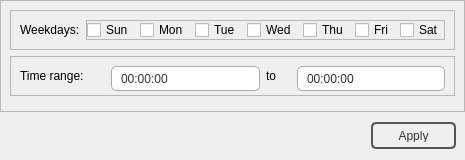
           <widget class="QWidget" name="schedule">
            <layout class="QVBoxLayout" name="verticalLayout_6">
             <property name="spacing">
              <number>0</number>
             </property>
             <property name="leftMargin">
              <number>0</number>
             </property>
             <property name="topMargin">
              <number>0</number>
             </property>
             <property name="rightMargin">
              <number>0</number>
             </property>
             <property name="bottomMargin">
              <number>0</number>
             </property>
             <item>
              <widget class="QFrame" name="frame_10">
               <property name="styleSheet">
                <string notr="true">QFrame #frame_7 {
background-color: rgb(255, 255, 255);
}

QLineEdit {
color: rgb(50, 50, 50);
padding-left:7px;
border-radius:5px;
border: 1px solid rgb(170, 170, 170);
background: qradialgradient(cx: 0.3, cy: -0.4,
fx: 0.3, fy: -0.4,
radius: 1.35, stop: 0 rgb(254, 254, 254), stop: 1 rgb(252, 252, 252));
}

QLineEdit:hover {
border-radius:5px;
border: 1px solid rgb(23, 120, 173);
background-color: rgb(255, 255, 255);
}

QLineEdit:pressed {
border-radius:5px;
border: 1px solid #777777;
}

QDateEdit {
color: rgb(50, 50, 50);
padding-left:7px;
border-radius:5px;
border: 1px solid rgb(170, 170, 170);
background: qradialgradient(cx: 0.3, cy: -0.4,
fx: 0.3, fy: -0.4,
radius: 1.35, stop: 0 rgb(254, 254, 254), stop: 1 rgb(252, 252, 252));
}

QDateEdit:hover {
border-radius:5px;
border: 1px solid rgb(23, 120, 173);
background-color: rgb(255, 255, 255);
}

QDateEdit:pressed {
border-radius:5px;
border: 1px solid #777777;
}

QDateEdit::down-button {
	subcontrol-origin: padding;
	subcontrol-position: bottom right;
	width: 25px;
 
	border-top-right-radius: 1px;
	border-bottom-right-radius: 1px;
}

QDateEdit::down-button:hover {
	background-color: rgb(227, 227, 227);
}


QDateEdit::down-arrow {
	image: url(:/images/scroll_down.png);
}

QDateEdit::up-button {
	subcontrol-origin: padding;
	subcontrol-position: top right;
	width: 25px;
 
	border-top-right-radius: 1px;
	border-bottom-right-radius: 1px;
}

QDateEdit::up-button:hover {
	background-color: rgb(227, 227, 227);
}

QDateEdit::up-arrow {
	image: url(:/images/scroll_up.png);
}

QPlainTextEdit {
color: rgb(50, 50, 50);
padding-left:7px;
border-radius:5px;
border: 1px solid rgb(170, 170, 170);
background: qradialgradient(cx: 0.3, cy: -0.4,
fx: 0.3, fy: -0.4,
radius: 1.35, stop: 0 rgb(254, 254, 254), stop: 1 rgb(252, 252, 252));
}

QPlainTextEdit:hover {
border-radius:5px;
border: 1px solid rgb(23, 120, 173);
background-color: rgb(255, 255, 255);
}

QPlainTextEdit:pressed {
border-radius:5px;
border: 1px solid #777777;
}

QTimeEdit {
color: rgb(50, 50, 50);
padding-left:7px;
border-radius:5px;
border: 1px solid rgb(170, 170, 170);
background: qradialgradient(cx: 0.3, cy: -0.4,
fx: 0.3, fy: -0.4,
radius: 1.35, stop: 0 rgb(254, 254, 254), stop: 1 rgb(252, 252, 252));
}

QTimeEdit:hover {
border-radius:5px;
border: 1px solid rgb(23, 120, 173);
background-color: rgb(255, 255, 255);
}

QTimeEdit:pressed {
border-radius:5px;
border: 1px solid #777777;
}

QTimeEdit::down-button {
	subcontrol-origin: padding;
	subcontrol-position: bottom right;
	width: 25px;
 
	border-top-right-radius: 1px;
	border-bottom-right-radius: 1px;
}

QTimeEdit::down-button:hover {
	background-color: rgb(227, 227, 227);
}


QTimeEdit::down-arrow {
	image: url(:/images/scroll_down.png);
}

QTimeEdit::up-button {
	subcontrol-origin: padding;
	subcontrol-position: top right;
	width: 25px;
 
	border-top-right-radius: 1px;
	border-bottom-right-radius: 1px;
}

QTimeEdit::up-button:hover {
	background-color: rgb(227, 227, 227);
}

QTimeEdit::up-arrow {
	image: url(:/images/scroll_up.png);
}</string>
               </property>
               <property name="frameShape">
                <enum>QFrame::StyledPanel</enum>
               </property>
               <property name="frameShadow">
                <enum>QFrame::Raised</enum>
               </property>
               <layout class="QVBoxLayout" name="verticalLayout_7">
                <item>
                 <widget class="QFrame" name="frame">
                  <property name="minimumSize">
                   <size>
                    <width>0</width>
                    <height>40</height>
                   </size>
                  </property>
                  <property name="maximumSize">
                   <size>
                    <width>16777215</width>
                    <height>40</height>
                   </size>
                  </property>
                  <property name="frameShape">
                   <enum>QFrame::StyledPanel</enum>
                  </property>
                  <property name="frameShadow">
                   <enum>QFrame::Raised</enum>
                  </property>
                  <layout class="QHBoxLayout" name="horizontalLayout_4">
                   <item>
                    <widget class="QLabel" name="label_3">
                     <property name="maximumSize">
                      <size>
                       <width>85</width>
                       <height>16777215</height>
                      </size>
                     </property>
                     <property name="text">
                      <string>Weekdays:</string>
                     </property>
                    </widget>
                   </item>
                   <item>
                    <widget class="QFrame" name="frame_12">
                     <property name="frameShape">
                      <enum>QFrame::StyledPanel</enum>
                     </property>
                     <property name="frameShadow">
                      <enum>QFrame::Raised</enum>
                     </property>
                     <layout class="QHBoxLayout" name="horizontalLayout_5">
                      <property name="leftMargin">
                       <number>0</number>
                      </property>
                      <property name="topMargin">
                       <number>0</number>
                      </property>
                      <property name="rightMargin">
                       <number>0</number>
                      </property>
                      <property name="bottomMargin">
                       <number>0</number>
                      </property>
                      <item>
                       <widget class="QCheckBox" name="checkBox">
                        <property name="maximumSize">
                         <size>
                          <width>50</width>
                          <height>16777215</height>
                         </size>
                        </property>
                        <property name="text">
                         <string>Sun</string>
                        </property>
                       </widget>
                      </item>
                      <item>
                       <widget class="QCheckBox" name="checkBox_2">
                        <property name="maximumSize">
                         <size>
                          <width>50</width>
                          <height>16777215</height>
                         </size>
                        </property>
                        <property name="text">
                         <string>Mon</string>
                        </property>
                       </widget>
                      </item>
                      <item>
                       <widget class="QCheckBox" name="checkBox_7">
                        <property name="maximumSize">
                         <size>
                          <width>50</width>
                          <height>16777215</height>
                         </size>
                        </property>
                        <property name="text">
                         <string>Tue</string>
                        </property>
                       </widget>
                      </item>
                      <item>
                       <widget class="QCheckBox" name="checkBox_3">
                        <property name="maximumSize">
                         <size>
                          <width>50</width>
                          <height>16777215</height>
                         </size>
                        </property>
                        <property name="text">
                         <string>Wed</string>
                        </property>
                       </widget>
                      </item>
                      <item>
                       <widget class="QCheckBox" name="checkBox_4">
                        <property name="maximumSize">
                         <size>
                          <width>50</width>
                          <height>16777215</height>
                         </size>
                        </property>
                        <property name="text">
                         <string>Thu</string>
                        </property>
                       </widget>
                      </item>
                      <item>
                       <widget class="QCheckBox" name="checkBox_5">
                        <property name="maximumSize">
                         <size>
                          <width>50</width>
                          <height>16777215</height>
                         </size>
                        </property>
                        <property name="text">
                         <string>Fri</string>
                        </property>
                       </widget>
                      </item>
                      <item>
                       <widget class="QCheckBox" name="checkBox_6">
                        <property name="text">
                         <string>Sat</string>
                        </property>
                       </widget>
                      </item>
                     </layout>
                    </widget>
                   </item>
                  </layout>
                 </widget>
                </item>
                <item>
                 <widget class="QFrame" name="frame_14">
                  <property name="maximumSize">
                   <size>
                    <width>16777215</width>
                    <height>40</height>
                   </size>
                  </property>
                  <property name="frameShape">
                   <enum>QFrame::StyledPanel</enum>
                  </property>
                  <property name="frameShadow">
                   <enum>QFrame::Raised</enum>
                  </property>
                  <layout class="QHBoxLayout" name="horizontalLayout_6">
                   <item>
                    <widget class="QLabel" name="label_4">
                     <property name="maximumSize">
                      <size>
                       <width>85</width>
                       <height>16777215</height>
                      </size>
                     </property>
                     <property name="text">
                      <string>Time range:</string>
                     </property>
                    </widget>
                   </item>
                   <item>
                    <widget class="QTimeEdit" name="timeEdit">
                     <property name="minimumSize">
                      <size>
                       <width>0</width>
                       <height>25</height>
                      </size>
                     </property>
                    </widget>
                   </item>
                   <item>
                    <widget class="QLabel" name="label_5">
                     <property name="maximumSize">
                      <size>
                       <width>25</width>
                       <height>16777215</height>
                      </size>
                     </property>
                     <property name="text">
                      <string>to</string>
                     </property>
                    </widget>
                   </item>
                   <item>
                    <widget class="QTimeEdit" name="timeEdit_2">
                     <property name="minimumSize">
                      <size>
                       <width>0</width>
                       <height>25</height>
                      </size>
                     </property>
                    </widget>
                   </item>
                  </layout>
                 </widget>
                </item>
                <item>
                 <widget class="QFrame" name="frame_15">
                  <property name="frameShape">
                   <enum>QFrame::StyledPanel</enum>
                  </property>
                  <property name="frameShadow">
                   <enum>QFrame::Raised</enum>
                  </property>
                  <widget class="QLabel" name="label_12">
                   <property name="geometry">
                    <rect>
                     <x>20</x>
                     <y>30</y>
                     <width>261</width>
                     <height>16</height>
                    </rect>
                   </property>
                   <property name="font">
                    <font>
                     <pointsize>10</pointsize>
                     <weight>75</weight>
                     <bold>true</bold>
                    </font>
                   </property>
                   <property name="styleSheet">
                    <string notr="true">color: rgb(255, 0, 0);</string>
                   </property>
                   <property name="text">
                    <string>&lt; This functionality is unimplemented &gt;</string>
                   </property>
                  </widget>
                 </widget>
                </item>
               </layout>
              </widget>
             </item>
             <item>
              <widget class="QFrame" name="frame_11">
               <property name="minimumSize">
                <size>
                 <width>0</width>
                 <height>48</height>
                </size>
               </property>
               <property name="maximumSize">
                <size>
                 <width>16777215</width>
                 <height>48</height>
                </size>
               </property>
               <property name="styleSheet">
                <string notr="true">QPushButton {
color: #333;
border: 2px solid #555;
border-radius: 5px;
padding: 5px;
background: qradialgradient(cx: 0.3, cy: -0.4,
fx: 0.3, fy: -0.4,
radius: 1.35, stop: 0 #fff, stop: 1 #888);
}

QPushButton:hover {
background: qradialgradient(cx: 0.3, cy: -0.4,
fx: 0.3, fy: -0.4,
radius: 1.35, stop: 0 #fff, stop: 1 #bbb);
}

QPushButton:pressed {
background: qradialgradient(cx: 0.4, cy: -0.1,
fx: 0.4, fy: -0.1,
radius: 1.35, stop: 0 #fff, stop: 1 #ddd);
}

#frame_11 {
border: none;
background: qlineargradient(x1: 0, y1: 0, x2: 0, y2: 1,
stop: 0.08 #7a7a7a,
stop: 0.39999 #717171, stop: 0.4 #626262,
stop: 0.9 #4c4c4c, stop: 1 #333333);
}

QComboBox {
color: #333;
border: 2px solid #555;
border-radius: 5px;
padding: 5px;
background: qradialgradient(cx: 0.3, cy: -0.4,
fx: 0.3, fy: -0.4,
radius: 1.35, stop: 0 #fff, stop: 1 #888);
min-width: 80px;
}

QComboBox::drop-down {
	subcontrol-origin: padding;
	subcontrol-position: top right;
	width: 25px;
 
	border-top-right-radius: 3px;
	border-bottom-right-radius: 3px;
}

QComboBox::down-arrow {
	image: url(:/images/cmbbox_arrow.png);
}

QComboBox:hover {
background: qradialgradient(cx: 0.3, cy: -0.4,
fx: 0.3, fy: -0.4,
radius: 1.35, stop: 0 #fff, stop: 1 #bbb);
}

QComboBox:pressed {
background: qradialgradient(cx: 0.4, cy: -0.1,
fx: 0.4, fy: -0.1,
radius: 1.35, stop: 0 #fff, stop: 1 #ddd);
}

QLineEdit {
color: #333;
border: 2px solid #555;
border-radius: 5px;
padding: 5px;
background: qradialgradient(cx: 0.3, cy: -0.4,
fx: 0.3, fy: -0.4,
radius: 1.35, stop: 0 #eee, stop: 1 #ddd);
min-width: 80px;
}

QLineEdit:hover {
background-color: rgb(255, 255, 255);
}

QLineEdit:pressed {
background: qradialgradient(cx: 0.4, cy: -0.1,
fx: 0.4, fy: -0.1,
radius: 1.35, stop: 0 #fff, stop: 1 #ddd);
}
</string>
               </property>
               <property name="frameShape">
                <enum>QFrame::NoFrame</enum>
               </property>
               <property name="frameShadow">
                <enum>QFrame::Raised</enum>
               </property>
               <layout class="QHBoxLayout" name="horizontalLayout_7">
                <property name="spacing">
                 <number>6</number>
                </property>
                <property name="leftMargin">
                 <number>9</number>
                </property>
                <property name="topMargin">
                 <number>0</number>
                </property>
                <property name="rightMargin">
                 <number>9</number>
                </property>
                <property name="bottomMargin">
                 <number>0</number>
                </property>
                <item>
                 <widget class="QFrame" name="frame_13">
                  <property name="styleSheet">
                   <string notr="true">border: none;
background: qlineargradient(x1: 0, y1: 0, x2: 0, y2: 1,
stop: 0.08 #7f7f7f,
stop: 0.39999 #717171, stop: 0.4 #626262,
stop: 0.9 #4c4c4c, stop: 1 #333333);
</string>
                  </property>
                  <property name="frameShape">
                   <enum>QFrame::NoFrame</enum>
                  </property>
                  <property name="frameShadow">
                   <enum>QFrame::Raised</enum>
                  </property>
                 </widget>
                </item>
                <item>
                 <widget class="QPushButton" name="pushButton_9">
                  <property name="minimumSize">
                   <size>
                    <width>0</width>
                    <height>0</height>
                   </size>
                  </property>
                  <property name="maximumSize">
                   <size>
                    <width>85</width>
                    <height>27</height>
                   </size>
                  </property>
                  <property name="text">
                   <string>Apply</string>
                  </property>
                  <property name="icon">
                   <iconset resource="pms_resources.qrc">
                    <normaloff>:/images/check.png</normaloff>:/images/check.png</iconset>
                  </property>
                  <property name="iconSize">
                   <size>
                    <width>24</width>
                    <height>24</height>
                   </size>
                  </property>
                 </widget>
                </item>
               </layout>
              </widget>
             </item>
            </layout>
           </widget>
